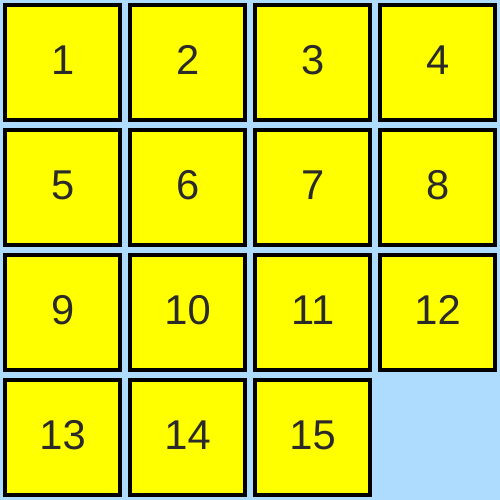
Frame 1 (no input)
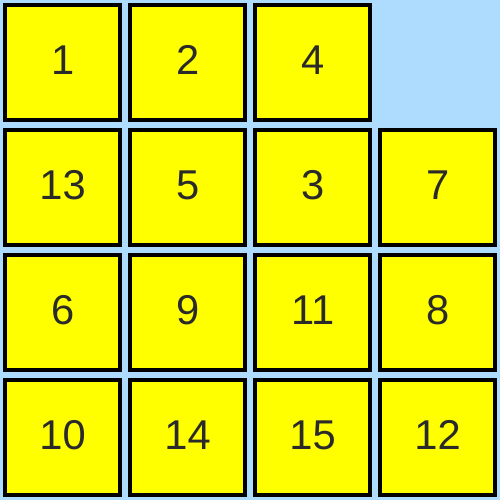
Frame 60 (no input)
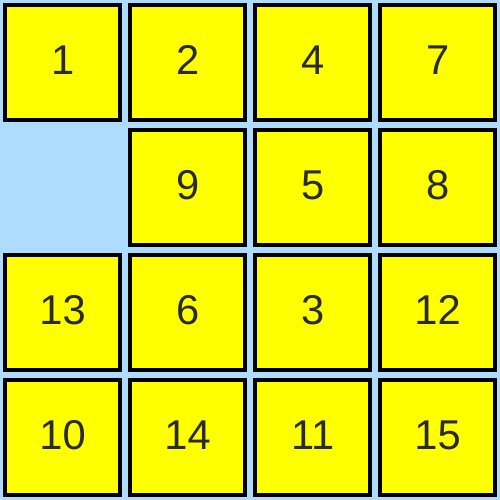
Frame 120 (the mouse pressed at the canvas centre since frame 60)

The p5.js sketch that drew these frames (run headless with seeded random() and noise() and a simulated clock; from frame 60 on, the mouse is pressed at the canvas centre):

// p5.js sketch
// ── sketch.js
let altura = 500;
let tempoEmbaralhamento = 60;

// Numero de tiles
let N = 4;
let tam;
let cor;
let frameAtual = 0;


let board = [];

//----------------------MAIN----------------------

function setup() {
	createCanvas(500, 500);
	let valor = 1;
	tam = altura/N;
	cor = "#addcff";

	for(let i = 0; i < N; i++){
		board[i] = [];
		for(let j = 0; j < N; j++){
			board[i][j] = new Tile(i, j, valor);
			valor++;
		}
	}
	board[N-1][N-1] = null;

	frameRate(50);
}

function draw() {
	background(cor);

	// desenha os quadrados com os numeros da matriz board

	for(let i = 0; i < N; i++){
		for(let j = 0; j < N; j++){
			if(board[i][j] != null){
				board[i][j].draw();
			}
		}
	}

	if(frameCount - frameAtual < N*tempoEmbaralhamento){
		embaralha();
	} else if(checa()){
		cor = "#38ff67";

	}

}



//------------------FUNCOES IMPORTANTES----------------

function keyPressed() {
	let iant, inovo, jant, jnovo;

	inovo = tileVazio()[0];
	jnovo = tileVazio()[1];

  if (keyCode === DOWN_ARROW) {
		// move o tile e atualiza o board
		iant = inovo - 1;
		jant = jnovo;
    moveTile(iant, jant, inovo, jnovo);

  } else if(keyCode === UP_ARROW){
		// move o tile e atualiza o board
		iant = inovo + 1;
		jant = jnovo;
    moveTile(iant, jant, inovo, jnovo);

	} else if(keyCode === RIGHT_ARROW){
		// move o tile e atualiza o board
		iant = inovo;
		jant = jnovo - 1;
    moveTile(iant, jant, inovo, jnovo);

	} else if(keyCode === LEFT_ARROW){
		// move o tile e atualiza o board
		iant = inovo;
		jant = jnovo + 1;
    moveTile(iant, jant, inovo, jnovo);

	}

}

function keyTyped(){
	if(key === 'r'){
		reset();
	} else if(key === 't' && N < 15){
		N++;
		reset();
	} else if(key === 'e' && N > 2){
		N--;
		reset();
	}
}

function reset(){
	let valor = 1;
	frameAtual = frameCount;
	tam = altura/N;
	cor = "#addcff";

	for(let i = 0; i < N; i++){
		board[i] = [];
		for(let j = 0; j < N; j++){
			board[i][j] = new Tile(i, j, valor);
			valor++;
		}
	}
	board[N-1][N-1] = null;

}

function embaralha(){
	let vazio = tileVazio(), possibilidades = [], coord = [], alvo = [], ultimo = [];
	// encontra o espaco vazio e guarda o lugar dele! Move para uma direcao aleatoria
	//for(let n = 0; n < 100; n++){
		coord = [vazio[0], vazio[1] + 1];
		if(coord[0] >= 0 && coord[0] < N && coord[1] >= 0 && coord[1] < N && coord != ultimo){
			possibilidades.push(coord);
		}

		coord = [vazio[0], vazio[1] - 1];
		if(coord[0] >= 0 && coord[0] < N && coord[1] >= 0 && coord[1] < N && coord != ultimo){
			possibilidades.push(coord);
		}

		coord = [vazio[0] + 1, vazio[1]];
		if(coord[0] >= 0 && coord[0] < N && coord[1] >= 0 && coord[1] < N && coord != ultimo){
			possibilidades.push(coord);
		}

		coord = [vazio[0] - 1, vazio[1]];
		if(coord[0] >= 0 && coord[0] < N && coord[1] >= 0 && coord[1] < N && coord != ultimo){
			possibilidades.push(coord);
		}

		alvo = random(possibilidades);

		moveTile(alvo[0], alvo[1], vazio[0], vazio[1]);

		ultimo = vazio;
		vazio = alvo;
	//}
}

function checa(){
	let n = 1, numero;
	for(let i = 0; i < N; i++){
		for(let j = 0; j < N; j++){
			if(board[i][j] != null){
				if(board[i][j].getNum() != n){
					return false;
				}
				n++;
			} else if (n != N*N){
				return false;
			}
		}
	}
	return true;
}


//----------------------FUNCOES AUXILIARES-----------------

function indexToPixel(i){
	return(i*tam + tam/2);
}

function moveTile(iant, jant, inovo, jnovo){
	board[iant][jant].move(inovo, jnovo);
	board[inovo][jnovo] = board[iant][jant];
	board[iant][jant] = null;
}

function tileVazio(){
	// retorna a coord. [i,j] do espaco vazio
	let espaco = [0,0];
	for(let i = 0; i < N; i++){
		for(let j = 0; j < N; j++){
			if(board[i][j] == null){
				espaco = [i,j];
				return espaco;
			}
		}
	}
}

//--------------------------CLASSES-------------------

class Tile{
	constructor(i0, j0, numero){
		this.x = indexToPixel(j0);
		this.y = indexToPixel(i0);
		this.valor = numero;
	}

	draw(){
		strokeWeight(4);
		stroke(0);
		rectMode(CENTER);
		fill('yellow');
		rect(this.x, this.y, tam-10, tam-10);

		textSize(tam/3);
		textAlign(CENTER, CENTER);
		noStroke();
		fill(42);
		text(this.valor, this.x, this.y);
	}

	move(inovo, jnovo){
		if(inovo >= 0 && inovo < N && jnovo >= 0 && jnovo < N){
		this.x = indexToPixel(jnovo);
		this.y = indexToPixel(inovo);
		}
	}

	getNum(){ return(this.valor); }
}
